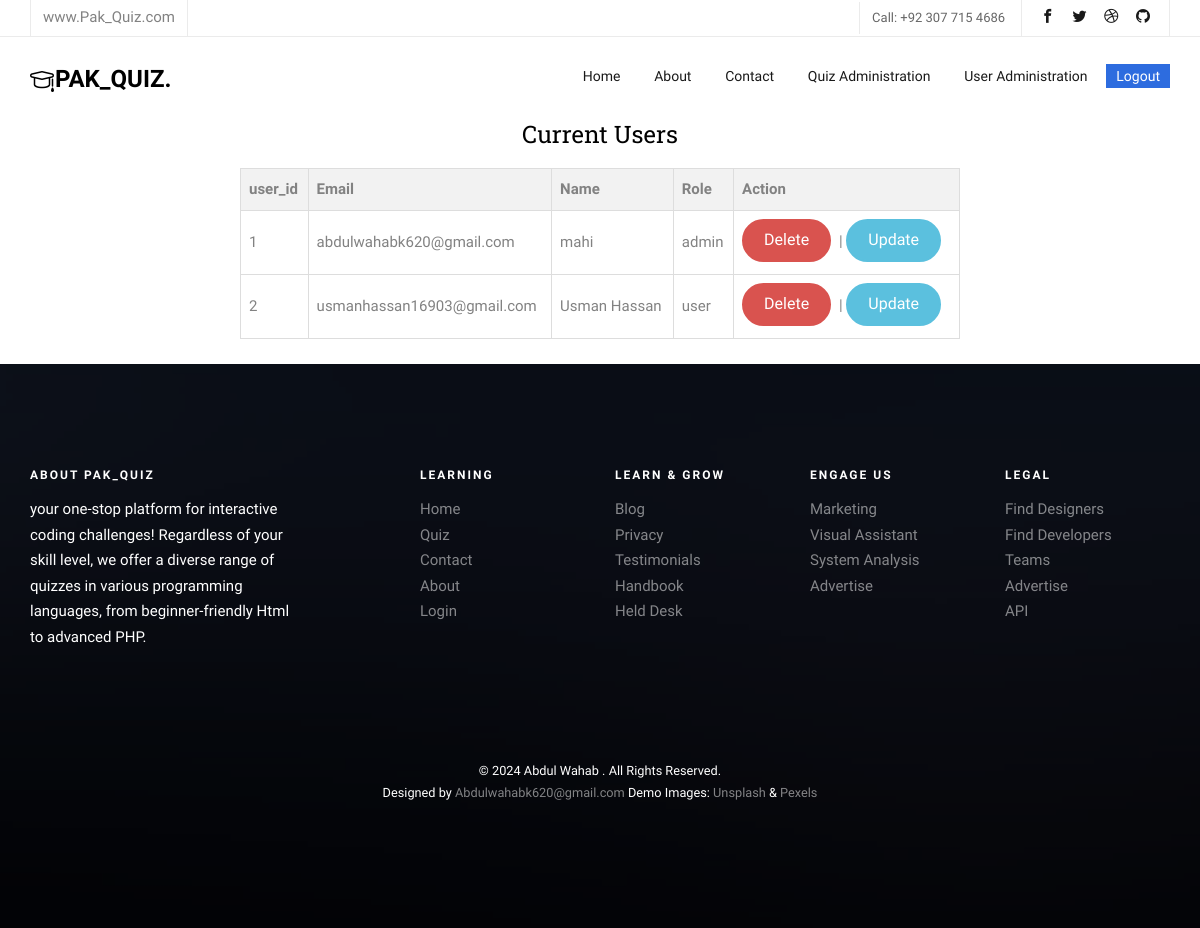
The app's page /user_administration.php (signed in), older data.
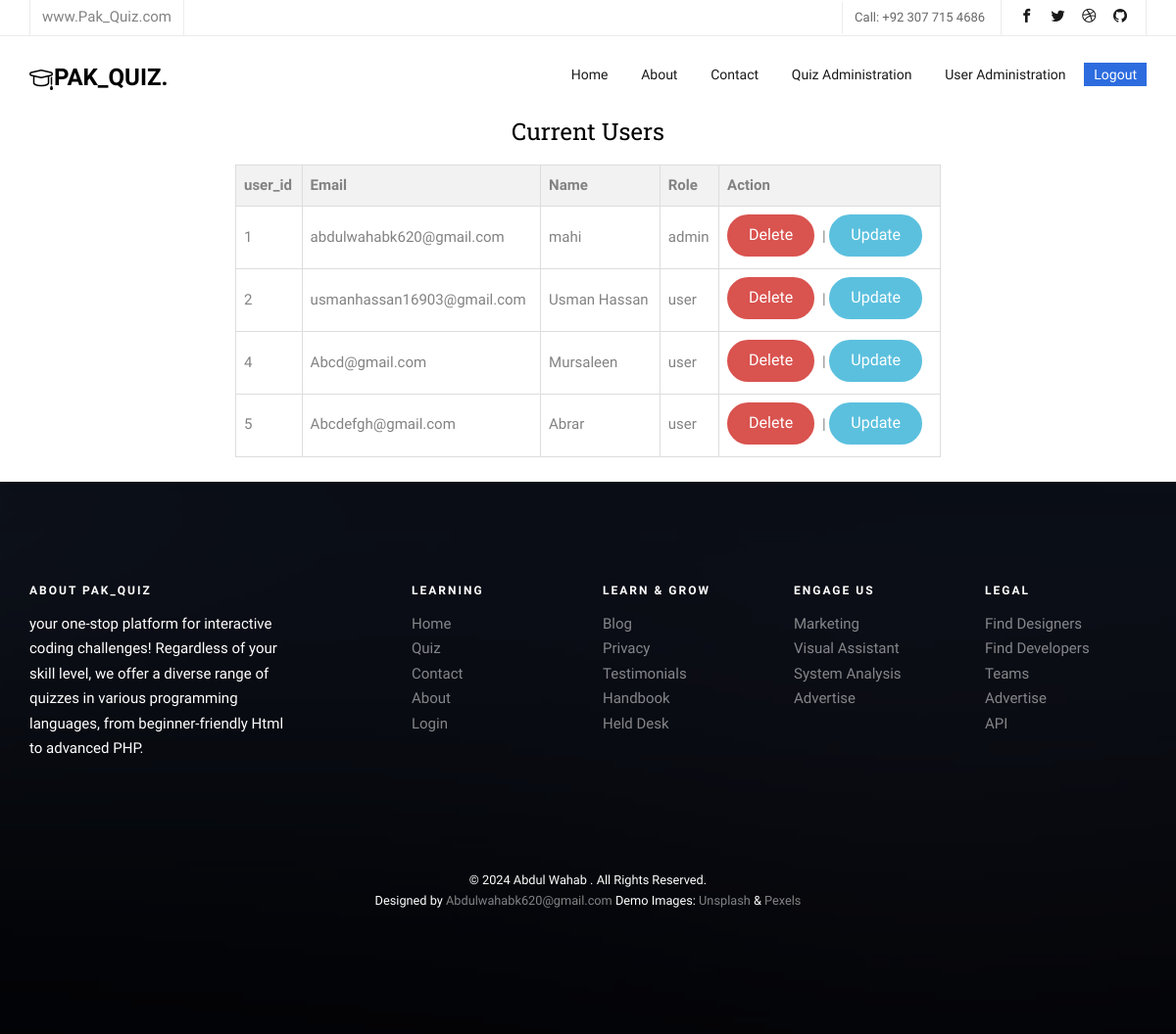
The same page, newer data.
### tables this page shows
CREATE TABLE `users` (
  `user_id` int(20) NOT NULL,
  `name` text NOT NULL,
  `email` varchar(50) NOT NULL,
  `password` varchar(250) NOT NULL,
  `role` text NOT NULL,
  `token` text NOT NULL
);

### user_administration.php (the view, shortened to what this page needs)
<?php include_once('includes/db_connect.php'); ?>
<!DOCTYPE HTML>
<html>
<head>
    <?php include_once('includes/header.php') ?>
</head>
<body>
    <?php include_once('includes/navbar.php') ?>
            <h3 class="text-center">Current Users</h3>
            <table>
                        <thead>
                            <tr>
                                <th>user_id</th>
                                <th>Email</th>
                                <th>Name</th>
                                <th>Role</th>
                                <th>Action</th>
                            </tr>
                        </thead>
                        <tbody>
                            <?php
                            $sql = "SELECT * FROM users";
                            $result = $conn->query($sql);
                            if (!$result) {
                                echo "Error: " . $conn->error;
                            } else {
                                if ($result->num_rows > 0) {
                                    while ($row = $result->fetch_assoc()) {
                                        echo "<tr class='text-center' >";
                                        echo "<td>" . $row['user_id'] . "</td>";
                                        echo "<td>" . $row['email'] . "</td>";
                                        echo "<td>" . $row['name'] . "</td>";
                                        echo "<td>" . $row['role'] . "</td>";
                                        echo "<td><a href= 'delete_user.php?id=" . $row['user_id'] . "' class='btn btn-danger p-2'>Delete</a> | <a href='update_user.php?id=" . $row['user_id'] . "' class='btn btn-info p-2'>Update</a></td>";
                                        echo "</tr>";
                                    }
                                } else {
                                    echo "<tr><td colspan='4'>No User found.</td></tr>";
                                }
                            }
                            ?>
                        </tbody>
                    </table>
    <?php include_once('includes/footer.php') ?>
</body>
</html>

Row changes from the older to the newer data that the page shows:
added users: user_id "4", email "Abcd@gmail.com", name "Mursaleen", role "user"
added users: user_id "5", email "Abcdefgh@gmail.com", name "Abrar", role "user"
